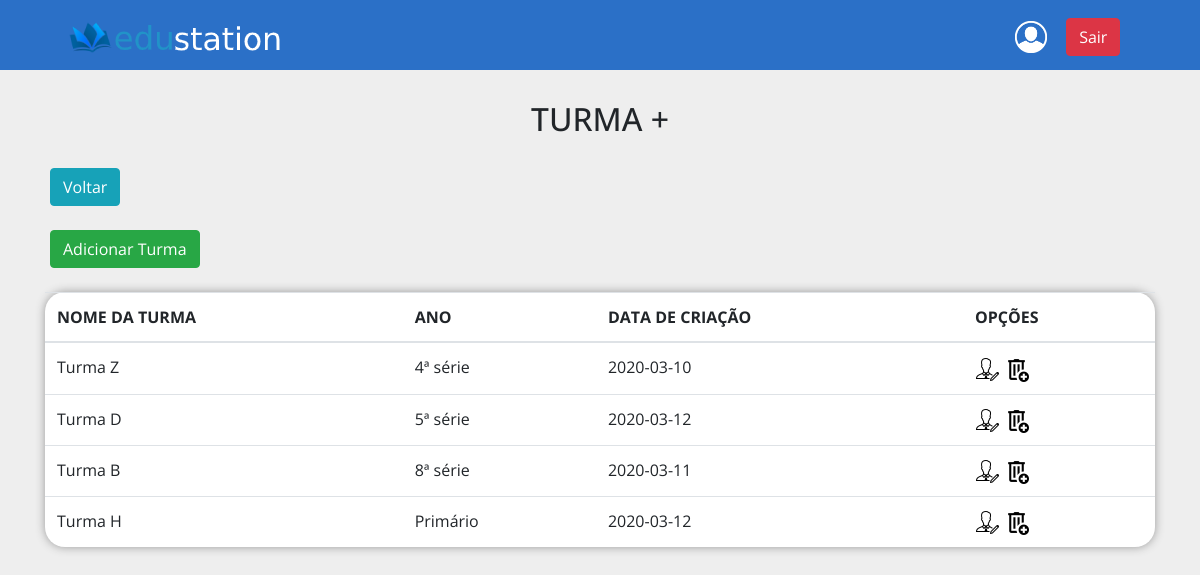
The page /getAllClass.php (signed in) on the database its author committed.
### tables this page shows
CREATE TABLE `class` (
  `id` int(11) NOT NULL,
  `tname` varchar(255) NOT NULL,
  `ano` varchar(255) NOT NULL,
  `date_created` date NOT NULL
);

### classes/UserClass.php (called while the page is built, shortened)
<?php
class UserClass
{
    public function getAllClass()
    {
        global $pdo;
        $array = array();
        $sql = $pdo->query("SELECT * FROM class");
        if ($sql->rowCount() > 0) {
            $array = $sql->fetchAll();
        }
        return $array;
    }
}

### getAllClass.php (the view, shortened to what this page needs)
<?php
require __DIR__ . "/pages/header.php";
?>
<h1 class="title">TURMA +</h1>
<a href="index.php"><button type="button" class="style btn btn-info">Voltar</button></a> <br><br>
<a href="registerClass.php"><button type="button" class="style btn btn-success">Adicionar Turma</button></a> <br><br>
<div class="container">
    <table class="table table-hover">
        <thead>
        <tr>
            <th scope="col">NOME DA TURMA</th>
            <th scope="col">ANO</th>
            <th scope="col">DATA DE CRIAÇÃO</th>
            <th scope="col">OPÇÕES</th>
        </tr>
        </thead>
        <tbody>
    <?php
    require __DIR__ . "/classes/UserClass.php";
    $user = new UserClass();
    $classes = $user->getAllClass();
    foreach ($classes as $class):
        ?>
        <tr>
            <td><?= $class['tname'];?></td>
            <td><?= $class['ano'];?></td>
            <td><?= $class['date_created'];?></td>
            <td>
                <a href="alterInfoClass.php?id=<?php echo $class['id']; ?>">
                    <img src="assets/images/editar.png" alt="Editar" title="Editar" width="25px" height="auto">
                </a>
                <a href="deleteClass.php?id=<?php echo $class['id']; ?>">
                    <img src="assets/images/lixeira.png" alt="Excluir" title="Excluir" width="25px" height="auto">
                </a>
            </td>
        </tr>
    <?php endforeach; ?>
        </tbody>
</table>
</div>
<?php
require __DIR__ . "/pages/footer.php";
?>

### pages/header.php (shortened to what this page needs)
<!DOCTYPE html>
<html lang="pt">
<head>
    <link rel="stylesheet" href="assets/css/bootstrap.min.css">
    <link rel="stylesheet" href="assets/css/reset.css">
    <link rel="stylesheet" href="assets/css/style.css">
</head>
<body>
    <header>
        <nav class="main_menu">
            <div class="container-fluid">
                <div class="row">
                    <div class="col">
                        <a class="logo" href="./">
                            <img src="assets/images/logo.png" alt="EduStation" title="EduStation">
                        </a>
                    </div>
                    <div class="col-sm-2">
                        <a href="alterAdminDirector.php">
                            <img src="assets/images/avatar.png" width="32px" height="auto" alt="Editar" title="Editar">
                        </a>
                        <a href="exit.php"><button type="button" class="btn btn-danger">Sair</button></a>
                    </div>
                </div>
            </div>
        </nav>
    </header>
<?php
require __DIR__ . "/footer.php";
?>

### pages/footer.php (shortened to what this page needs)
</body>
</html>

### assets/css/style.css (style rules this page uses)
header .main_menu { height: 70px; background-color: #2b70c7; }
nav .logo { margin-left: 50px; font-size: 1.8em; line-height: 70px; color: #fff; }
.col-sm-2 { line-height: 70px; }
.col-sm-2 img { margin-right: 15px; }
.title { margin-top: 30px; margin-bottom: 30px; font-size: 2em; text-align: center; }
table { background-color: #fff; border-radius: 20px; box-shadow: 0px 0px 10px #999; }
a .style { margin-left: 50px; }

### rows shown on the page
class: tname "Turma Z", ano "4ª série", date_created "2020-03-10"
class: tname "Turma D", ano "5ª série", date_created "2020-03-12"
class: tname "Turma B", ano "8ª série", date_created "2020-03-11"
class: tname "Turma H", ano "Primário", date_created "2020-03-12"
